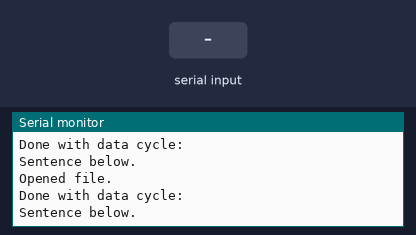
A sketch run on a simulated Arduino Uno, built with avr-gcc and run on an emulated ATmega328P. Parts: the last lines printed to the serial monitor. The inputs (shaded band) are chosen by the test bench. Storage starts empty. At 15.2 s the program stops and its outputs stay as they are.

Above: at 6.2 s.
6.3 s: "1" received over the second serial link
At 7.9 s:
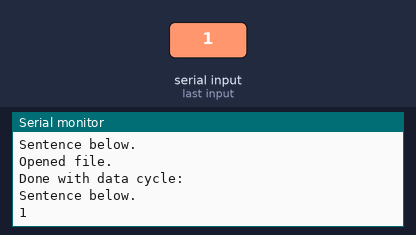
8.6 s: "0" received over the second serial link
At 9.7 s:
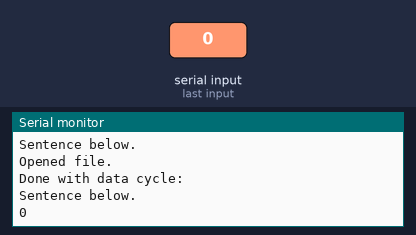
10.1 s: "2" received over the second serial link
At 11.9 s:
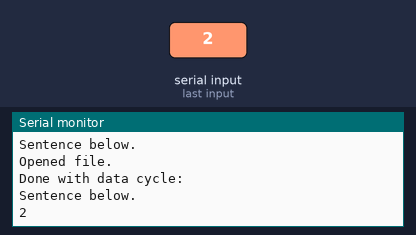

The sketch:

GPS_to_SD_V1.ino
```cpp
#include <SPI.h>
#include <SD.h>
#include <SoftwareSerial.h>

#define SDCS 10
#define GPSTX 3
#define GPSRX 2

SoftwareSerial GPSSerial(GPSTX, GPSRX);
const int chipSelect = 10;
const int maxMsg = 151;


void setup() {
  // put your setup code here, to run once:
  Serial.begin(9600);

  while(!Serial) {}
  if (!SD.begin(chipSelect)) {
    Serial.println("Can't use card...");
    while (1);
  }

  GPSSerial.begin(9600);

  Serial.println("Initialized.");

  delay(5000); //Let GPS module have time to begin transmitting

  Serial.println("Entering loop...");
}

void loop() {
  // put your main code here, to run repeatedly:
  static int loopCount = 0;
  File dataFile;
  char fname[] = "data2.txt";
  dataFile = SD.open(fname, FILE_WRITE);

  if (dataFile) {
    Serial.println("Opened file.");
  }


  char gpsChar[151];

  if (loopCount < 10){
    int charCount = 0;
    while (GPSSerial.available() && charCount < 151) {
      gpsChar[charCount] = GPSSerial.read();
      charCount++;
    }
    gpsChar[charCount] = '\0';
    loopCount++;
    Serial.println("Done with data cycle: ");
    Serial.println("Sentence below.");
    Serial.println(gpsChar);
    dataFile.println(gpsChar);
    dataFile.close();

    delay(1000);
  }
  else {
    Serial.println("This is the end.");
    while (1);
  }

}
```

Measured:
- after the input at 6.3 s, the serial monitor: prints a new line after 0.81 s (image 1)
- after the input at 8.6 s, the serial monitor: prints a new line after 0.53 s (image 2)
- after the input at 10.1 s, the serial monitor: prints a new line after 1.1 s (image 3)
